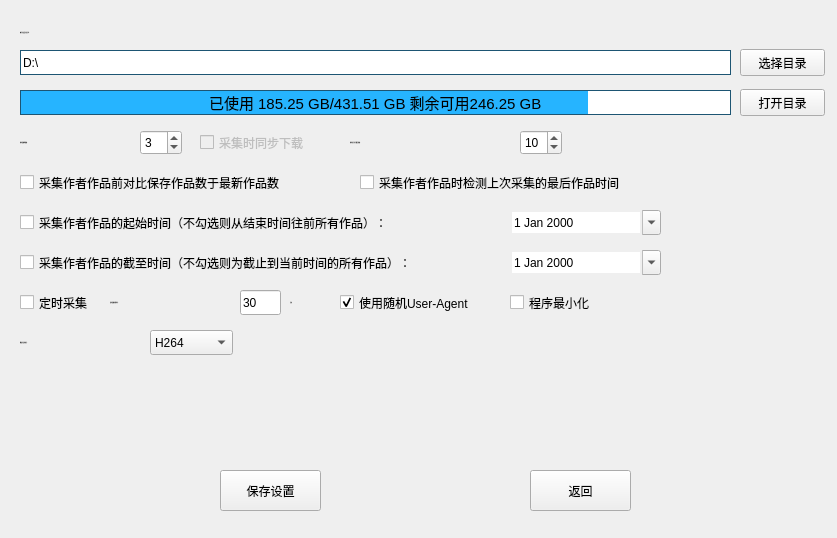
<?xml version="1.0" encoding="UTF-8"?>
<ui version="4.0">
 <class>Setting</class>
 <widget class="QMainWindow" name="Setting">
  <property name="geometry">
   <rect>
    <x>0</x>
    <y>0</y>
    <width>837</width>
    <height>538</height>
   </rect>
  </property>
  <property name="windowTitle">
   <string>选项设置</string>
  </property>
  <property name="styleSheet">
   <string notr="true">font: 15px &quot;Ryanの阿里媽媽方圓體100&quot;;</string>
  </property>
  <widget class="QWidget" name="centralwidget">
   <widget class="QLabel" name="label">
    <property name="geometry">
     <rect>
      <x>20</x>
      <y>20</y>
      <width>151</width>
      <height>25</height>
     </rect>
    </property>
    <property name="font">
     <font>
      <family>Ryanの阿里媽媽方圓體100</family>
      <pointsize>-1</pointsize>
      <italic>false</italic>
      <bold>false</bold>
     </font>
    </property>
    <property name="text">
     <string>快手作品保存总目录：</string>
    </property>
   </widget>
   <widget class="QLineEdit" name="lineEdit">
    <property name="geometry">
     <rect>
      <x>20</x>
      <y>50</y>
      <width>711</width>
      <height>25</height>
     </rect>
    </property>
    <property name="styleSheet">
     <string notr="true">QLineEdit{
border: 1px solid #1D5573;
}</string>
    </property>
    <property name="text">
     <string>D:\</string>
    </property>
    <property name="readOnly">
     <bool>true</bool>
    </property>
   </widget>
   <widget class="QPushButton" name="btnSelect">
    <property name="geometry">
     <rect>
      <x>740</x>
      <y>49</y>
      <width>85</width>
      <height>27</height>
     </rect>
    </property>
    <property name="text">
     <string>选择目录</string>
    </property>
   </widget>
   <widget class="QLabel" name="label_2">
    <property name="geometry">
     <rect>
      <x>20</x>
      <y>130</y>
      <width>151</width>
      <height>25</height>
     </rect>
    </property>
    <property name="font">
     <font>
      <family>Ryanの阿里媽媽方圓體100</family>
      <pointsize>-1</pointsize>
      <italic>false</italic>
      <bold>false</bold>
     </font>
    </property>
    <property name="text">
     <string>同时采集线程数：</string>
    </property>
   </widget>
   <widget class="QSpinBox" name="spinBox">
    <property name="geometry">
     <rect>
      <x>140</x>
      <y>130</y>
      <width>42</width>
      <height>25</height>
     </rect>
    </property>
    <property name="value">
     <number>3</number>
    </property>
   </widget>
   <widget class="QCheckBox" name="checkBox">
    <property name="enabled">
     <bool>false</bool>
    </property>
    <property name="geometry">
     <rect>
      <x>200</x>
      <y>130</y>
      <width>151</width>
      <height>25</height>
     </rect>
    </property>
    <property name="text">
     <string>采集时同步下载</string>
    </property>
   </widget>
   <widget class="QSpinBox" name="spinBox_2">
    <property name="geometry">
     <rect>
      <x>520</x>
      <y>130</y>
      <width>42</width>
      <height>25</height>
     </rect>
    </property>
    <property name="value">
     <number>10</number>
    </property>
   </widget>
   <widget class="QLabel" name="label_3">
    <property name="geometry">
     <rect>
      <x>350</x>
      <y>130</y>
      <width>161</width>
      <height>25</height>
     </rect>
    </property>
    <property name="font">
     <font>
      <family>Ryanの阿里媽媽方圓體100</family>
      <pointsize>-1</pointsize>
      <italic>false</italic>
      <bold>false</bold>
     </font>
    </property>
    <property name="text">
     <string>同时运行的下载任务数：</string>
    </property>
   </widget>
   <widget class="QCheckBox" name="checkBox_2">
    <property name="geometry">
     <rect>
      <x>20</x>
      <y>170</y>
      <width>331</width>
      <height>25</height>
     </rect>
    </property>
    <property name="text">
     <string>采集作者作品前对比保存作品数于最新作品数</string>
    </property>
   </widget>
   <widget class="QCheckBox" name="checkBox_3">
    <property name="geometry">
     <rect>
      <x>360</x>
      <y>170</y>
      <width>331</width>
      <height>25</height>
     </rect>
    </property>
    <property name="text">
     <string>采集作者作品时检测上次采集的最后作品时间</string>
    </property>
   </widget>
   <widget class="QCheckBox" name="checkBox_4">
    <property name="geometry">
     <rect>
      <x>20</x>
      <y>210</y>
      <width>461</width>
      <height>25</height>
     </rect>
    </property>
    <property name="text">
     <string>采集作者作品的起始时间（不勾选则从结束时间往前所有作品）：</string>
    </property>
   </widget>
   <widget class="QCheckBox" name="checkBox_5">
    <property name="geometry">
     <rect>
      <x>20</x>
      <y>250</y>
      <width>491</width>
      <height>25</height>
     </rect>
    </property>
    <property name="text">
     <string>采集作者作品的截至时间（不勾选则为截止到当前时间的所有作品）：</string>
    </property>
   </widget>
   <widget class="QDateEdit" name="dateEdit">
    <property name="geometry">
     <rect>
      <x>510</x>
      <y>210</y>
      <width>151</width>
      <height>25</height>
     </rect>
    </property>
    <property name="wrapping">
     <bool>false</bool>
    </property>
    <property name="frame">
     <bool>false</bool>
    </property>
    <property name="showGroupSeparator" stdset="0">
     <bool>false</bool>
    </property>
    <property name="calendarPopup">
     <bool>true</bool>
    </property>
   </widget>
   <widget class="QDateEdit" name="dateEdit_2">
    <property name="geometry">
     <rect>
      <x>510</x>
      <y>250</y>
      <width>151</width>
      <height>25</height>
     </rect>
    </property>
    <property name="wrapping">
     <bool>false</bool>
    </property>
    <property name="frame">
     <bool>false</bool>
    </property>
    <property name="showGroupSeparator" stdset="0">
     <bool>false</bool>
    </property>
    <property name="calendarPopup">
     <bool>true</bool>
    </property>
   </widget>
   <widget class="QCheckBox" name="checkBox_6">
    <property name="geometry">
     <rect>
      <x>20</x>
      <y>290</y>
      <width>91</width>
      <height>25</height>
     </rect>
    </property>
    <property name="text">
     <string>定时采集</string>
    </property>
   </widget>
   <widget class="QLabel" name="label_4">
    <property name="geometry">
     <rect>
      <x>110</x>
      <y>290</y>
      <width>151</width>
      <height>25</height>
     </rect>
    </property>
    <property name="font">
     <font>
      <family>Ryanの阿里媽媽方圓體100</family>
      <pointsize>-1</pointsize>
      <italic>false</italic>
      <bold>false</bold>
     </font>
    </property>
    <property name="text">
     <string>定时采集间隔时间：</string>
    </property>
   </widget>
   <widget class="QLineEdit" name="lineEdit_2">
    <property name="geometry">
     <rect>
      <x>240</x>
      <y>290</y>
      <width>41</width>
      <height>25</height>
     </rect>
    </property>
    <property name="text">
     <string>30</string>
    </property>
   </widget>
   <widget class="QLabel" name="label_5">
    <property name="geometry">
     <rect>
      <x>290</x>
      <y>290</y>
      <width>41</width>
      <height>25</height>
     </rect>
    </property>
    <property name="font">
     <font>
      <family>Ryanの阿里媽媽方圓體100</family>
      <pointsize>-1</pointsize>
      <italic>false</italic>
      <bold>false</bold>
     </font>
    </property>
    <property name="text">
     <string>分钟</string>
    </property>
   </widget>
   <widget class="QCheckBox" name="checkBox_7">
    <property name="geometry">
     <rect>
      <x>510</x>
      <y>290</y>
      <width>111</width>
      <height>25</height>
     </rect>
    </property>
    <property name="text">
     <string>程序最小化</string>
    </property>
   </widget>
   <widget class="QCheckBox" name="checkBox_9">
    <property name="geometry">
     <rect>
      <x>340</x>
      <y>290</y>
      <width>171</width>
      <height>25</height>
     </rect>
    </property>
    <property name="text">
     <string>使用随机User-Agent</string>
    </property>
    <property name="checked">
     <bool>true</bool>
    </property>
   </widget>
   <widget class="QPushButton" name="pushButton_2">
    <property name="geometry">
     <rect>
      <x>220</x>
      <y>470</y>
      <width>101</width>
      <height>41</height>
     </rect>
    </property>
    <property name="text">
     <string>保存设置</string>
    </property>
   </widget>
   <widget class="QPushButton" name="pushButton_3">
    <property name="geometry">
     <rect>
      <x>530</x>
      <y>470</y>
      <width>101</width>
      <height>41</height>
     </rect>
    </property>
    <property name="text">
     <string>返回</string>
    </property>
   </widget>
   <widget class="QComboBox" name="comboBox">
    <property name="geometry">
     <rect>
      <x>150</x>
      <y>330</y>
      <width>83</width>
      <height>25</height>
     </rect>
    </property>
    <property name="contextMenuPolicy">
     <enum>Qt::DefaultContextMenu</enum>
    </property>
    <item>
     <property name="text">
      <string>H264</string>
     </property>
    </item>
    <item>
     <property name="text">
      <string>H265</string>
     </property>
    </item>
   </widget>
   <widget class="QLabel" name="label_7">
    <property name="geometry">
     <rect>
      <x>20</x>
      <y>330</y>
      <width>131</width>
      <height>25</height>
     </rect>
    </property>
    <property name="font">
     <font>
      <family>Ryanの阿里媽媽方圓體100</family>
      <pointsize>-1</pointsize>
      <italic>false</italic>
      <bold>false</bold>
     </font>
    </property>
    <property name="text">
     <string>获取作品的格式：</string>
    </property>
   </widget>
   <widget class="QProgressBar" name="progressBar">
    <property name="geometry">
     <rect>
      <x>20</x>
      <y>90</y>
      <width>711</width>
      <height>25</height>
     </rect>
    </property>
    <property name="styleSheet">
     <string notr="true">QProgressBar::chunk
{
	border-radius:15px;
	background:qlineargradient(spread:pad,x1:0,y1:0,x2:1,y2:0,stop:0 #26B4FF,stop:1  #26B4FF);
}
QProgressBar#progressBar
{
	border: 1px solid #1D5573;
	height:60px;
	text-align:center;
	font-size:15px;	
	color:black;
	border-radius:15px;
}</string>
    </property>
    <property name="value">
     <number>80</number>
    </property>
    <property name="format">
     <string>已使用 185.25 GB/431.51 GB 剩余可用246.25 GB</string>
    </property>
   </widget>
   <widget class="QPushButton" name="btnOpen">
    <property name="geometry">
     <rect>
      <x>740</x>
      <y>89</y>
      <width>85</width>
      <height>27</height>
     </rect>
    </property>
    <property name="text">
     <string>打开目录</string>
    </property>
   </widget>
  </widget>
 </widget>
 <resources/>
 <connections/>
</ui>
